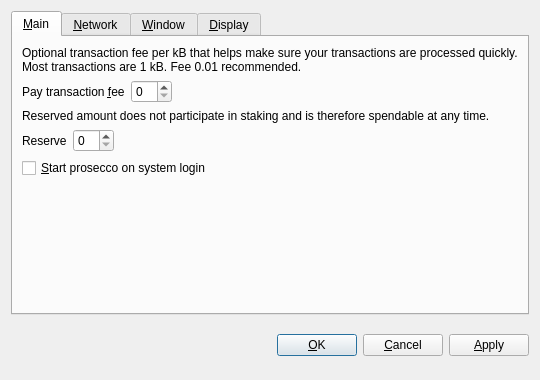
<?xml version="1.0" encoding="UTF-8"?>
<ui version="4.0">
 <class>OptionsDialog</class>
 <widget class="QDialog" name="OptionsDialog">
  <property name="geometry">
   <rect>
    <x>0</x>
    <y>0</y>
    <width>540</width>
    <height>380</height>
   </rect>
  </property>
  <property name="windowTitle">
   <string>Options</string>
  </property>
  <property name="modal">
   <bool>true</bool>
  </property>
  <layout class="QVBoxLayout" name="verticalLayout">
   <item>
    <widget class="QTabWidget" name="tabWidget">
     <property name="tabPosition">
      <enum>QTabWidget::North</enum>
     </property>
     <property name="currentIndex">
      <number>0</number>
     </property>
     <widget class="QWidget" name="tabMain">
      <attribute name="title">
       <string>&amp;Main</string>
      </attribute>
      <layout class="QVBoxLayout" name="verticalLayout_Main">
       <item>
        <widget class="QLabel" name="transactionFeeInfoLabel">
         <property name="text">
          <string>Optional transaction fee per kB that helps make sure your transactions are processed quickly. Most transactions are 1 kB. Fee 0.01 recommended.</string>
         </property>
         <property name="textFormat">
          <enum>Qt::PlainText</enum>
         </property>
         <property name="wordWrap">
          <bool>true</bool>
         </property>
        </widget>
       </item>
       <item>
        <layout class="QHBoxLayout" name="horizontalLayoutFee">
         <item>
          <widget class="QLabel" name="transactionFeeLabel">
           <property name="text">
            <string>Pay transaction &amp;fee</string>
           </property>
           <property name="textFormat">
            <enum>Qt::PlainText</enum>
           </property>
           <property name="buddy">
            <cstring>transactionFee</cstring>
           </property>
          </widget>
         </item>
         <item>
          <widget class="BitcoinAmountField" name="transactionFee"/>
         </item>
         <item>
          <spacer name="horizontalSpacerFee">
           <property name="orientation">
            <enum>Qt::Horizontal</enum>
           </property>
           <property name="sizeHint" stdset="0">
            <size>
             <width>40</width>
             <height>20</height>
            </size>
           </property>
          </spacer>
         </item>
        </layout>
       </item>
       <item>
        <widget class="QLabel" name="reserveBalanceInfoLabel">
         <property name="text">
          <string>Reserved amount does not participate in staking and is therefore spendable at any time.</string>
         </property>
         <property name="textFormat">
          <enum>Qt::PlainText</enum>
         </property>
         <property name="wordWrap">
          <bool>true</bool>
         </property>
        </widget>
       </item>
       <item>
        <layout class="QHBoxLayout" name="horizontalLayoutReserveBalance">
         <item>
          <widget class="QLabel" name="reserveBalanceLabel">
           <property name="text">
            <string>Reserve</string>
           </property>
           <property name="textFormat">
            <enum>Qt::PlainText</enum>
           </property>
           <property name="buddy">
            <cstring>reserveBalance</cstring>
           </property>
          </widget>
         </item>
         <item>
          <widget class="BitcoinAmountField" name="reserveBalance"/>
         </item>
         <item>
          <spacer name="horizontalSpacerReserveBalance">
           <property name="orientation">
            <enum>Qt::Horizontal</enum>
           </property>
           <property name="sizeHint" stdset="0">
            <size>
             <width>40</width>
             <height>20</height>
            </size>
           </property>
          </spacer>
         </item>
        </layout>
       </item>
       <item>
        <widget class="QCheckBox" name="bitcoinAtStartup">
         <property name="toolTip">
          <string>Automatically start prosecco after logging in to the system.</string>
         </property>
         <property name="text">
          <string>&amp;Start prosecco on system login</string>
         </property>
        </widget>
       </item>
       <item>
        <spacer name="verticalSpacer_Main">
         <property name="orientation">
          <enum>Qt::Vertical</enum>
         </property>
         <property name="sizeHint" stdset="0">
          <size>
           <width>20</width>
           <height>40</height>
          </size>
         </property>
        </spacer>
       </item>
      </layout>
     </widget>
     <widget class="QWidget" name="tabNetwork">
      <attribute name="title">
       <string>&amp;Network</string>
      </attribute>
      <layout class="QVBoxLayout" name="verticalLayout_Network">
       <item>
        <widget class="QCheckBox" name="mapPortUpnp">
         <property name="toolTip">
          <string>Automatically open the prosecco client port on the router. This only works when your router supports UPnP and it is enabled.</string>
         </property>
         <property name="text">
          <string>Map port using &amp;UPnP</string>
         </property>
        </widget>
       </item>
       <item>
        <widget class="QCheckBox" name="connectSocks">
         <property name="toolTip">
          <string>Connect to the prosecco network through a SOCKS proxy (e.g. when connecting through Tor).</string>
         </property>
         <property name="text">
          <string>&amp;Connect through SOCKS proxy:</string>
         </property>
        </widget>
       </item>
       <item>
        <layout class="QHBoxLayout" name="horizontalLayout_Network">
         <item>
          <widget class="QLabel" name="proxyIpLabel">
           <property name="text">
            <string>Proxy &amp;IP:</string>
           </property>
           <property name="textFormat">
            <enum>Qt::PlainText</enum>
           </property>
           <property name="buddy">
            <cstring>proxyIp</cstring>
           </property>
          </widget>
         </item>
         <item>
          <widget class="QValidatedLineEdit" name="proxyIp">
           <property name="maximumSize">
            <size>
             <width>140</width>
             <height>16777215</height>
            </size>
           </property>
           <property name="toolTip">
            <string>IP address of the proxy (e.g. 127.0.0.1)</string>
           </property>
          </widget>
         </item>
         <item>
          <widget class="QLabel" name="proxyPortLabel">
           <property name="text">
            <string>&amp;Port:</string>
           </property>
           <property name="textFormat">
            <enum>Qt::PlainText</enum>
           </property>
           <property name="buddy">
            <cstring>proxyPort</cstring>
           </property>
          </widget>
         </item>
         <item>
          <widget class="QLineEdit" name="proxyPort">
           <property name="maximumSize">
            <size>
             <width>55</width>
             <height>16777215</height>
            </size>
           </property>
           <property name="toolTip">
            <string>Port of the proxy (e.g. 9050)</string>
           </property>
          </widget>
         </item>
         <item>
          <widget class="QLabel" name="socksVersionLabel">
           <property name="text">
            <string>SOCKS &amp;Version:</string>
           </property>
           <property name="textFormat">
            <enum>Qt::PlainText</enum>
           </property>
           <property name="buddy">
            <cstring>socksVersion</cstring>
           </property>
          </widget>
         </item>
         <item>
          <widget class="QValueComboBox" name="socksVersion">
           <property name="toolTip">
            <string>SOCKS version of the proxy (e.g. 5)</string>
           </property>
          </widget>
         </item>
         <item>
          <spacer name="horizontalSpacer_Network">
           <property name="orientation">
            <enum>Qt::Horizontal</enum>
           </property>
           <property name="sizeHint" stdset="0">
            <size>
             <width>40</width>
             <height>20</height>
            </size>
           </property>
          </spacer>
         </item>
        </layout>
       </item>
       <item>
        <spacer name="verticalSpacer_Network">
         <property name="orientation">
          <enum>Qt::Vertical</enum>
         </property>
         <property name="sizeHint" stdset="0">
          <size>
           <width>20</width>
           <height>40</height>
          </size>
         </property>
        </spacer>
       </item>
      </layout>
     </widget>
     <widget class="QWidget" name="tabWindow">
      <attribute name="title">
       <string>&amp;Window</string>
      </attribute>
      <layout class="QVBoxLayout" name="verticalLayout_Window">
       <item>
        <widget class="QCheckBox" name="minimizeToTray">
         <property name="toolTip">
          <string>Show only a tray icon after minimizing the window.</string>
         </property>
         <property name="text">
          <string>&amp;Minimize to the tray instead of the taskbar</string>
         </property>
        </widget>
       </item>
       <item>
        <widget class="QCheckBox" name="minimizeOnClose">
         <property name="toolTip">
          <string>Minimize instead of exit the application when the window is closed. When this option is enabled, the application will be closed only after selecting Quit in the menu.</string>
         </property>
         <property name="text">
          <string>M&amp;inimize on close</string>
         </property>
        </widget>
       </item>
       <item>
        <spacer name="verticalSpacer_Window">
         <property name="orientation">
          <enum>Qt::Vertical</enum>
         </property>
         <property name="sizeHint" stdset="0">
          <size>
           <width>20</width>
           <height>40</height>
          </size>
         </property>
        </spacer>
       </item>
      </layout>
     </widget>
     <widget class="QWidget" name="tabDisplay">
      <attribute name="title">
       <string>&amp;Display</string>
      </attribute>
      <layout class="QVBoxLayout" name="verticalLayout_Display">
       <item>
        <layout class="QHBoxLayout" name="horizontalLayout_1_Display">
         <item>
          <widget class="QLabel" name="langLabel">
           <property name="text">
            <string>User Interface &amp;language:</string>
           </property>
           <property name="textFormat">
            <enum>Qt::PlainText</enum>
           </property>
           <property name="buddy">
            <cstring>lang</cstring>
           </property>
          </widget>
         </item>
         <item>
          <widget class="QValueComboBox" name="lang">
           <property name="toolTip">
            <string>The user interface language can be set here. This setting will take effect after restarting prosecco.</string>
           </property>
          </widget>
         </item>
        </layout>
       </item>
       <item>
        <layout class="QHBoxLayout" name="horizontalLayout_2_Display">
         <item>
          <widget class="QLabel" name="unitLabel">
           <property name="text">
            <string>&amp;Unit to show amounts in:</string>
           </property>
           <property name="textFormat">
            <enum>Qt::PlainText</enum>
           </property>
           <property name="buddy">
            <cstring>unit</cstring>
           </property>
          </widget>
         </item>
         <item>
          <widget class="QValueComboBox" name="unit">
           <property name="toolTip">
            <string>Choose the default subdivision unit to show in the interface and when sending coins.</string>
           </property>
          </widget>
         </item>
        </layout>
       </item>
       <item>
        <widget class="QCheckBox" name="displayAddresses">
         <property name="toolTip">
          <string>Whether to show prosecco addresses in the transaction list or not.</string>
         </property>
         <property name="text">
          <string>&amp;Display addresses in transaction list</string>
         </property>
        </widget>
       </item>
       <item>
        <widget class="QCheckBox" name="coinControlFeatures">
         <property name="toolTip">
          <string>Whether to show coin control features or not.</string>
         </property>
         <property name="text">
          <string>Display coin &amp;control features (experts only!)</string>
         </property>
        </widget>
       </item>
       <item>
        <spacer name="verticalSpacer_Display">
         <property name="orientation">
          <enum>Qt::Vertical</enum>
         </property>
         <property name="sizeHint" stdset="0">
          <size>
           <width>20</width>
           <height>40</height>
          </size>
         </property>
        </spacer>
       </item>
      </layout>
     </widget>
    </widget>
   </item>
   <item>
    <layout class="QHBoxLayout" name="horizontalLayout_Buttons">
     <item>
      <spacer name="horizontalSpacer_1">
       <property name="orientation">
        <enum>Qt::Horizontal</enum>
       </property>
       <property name="sizeHint" stdset="0">
        <size>
         <width>40</width>
         <height>48</height>
        </size>
       </property>
      </spacer>
     </item>
     <item>
      <widget class="QLabel" name="statusLabel">
       <property name="font">
        <font>
         <weight>75</weight>
         <bold>true</bold>
        </font>
       </property>
       <property name="text">
        <string/>
       </property>
       <property name="textFormat">
        <enum>Qt::PlainText</enum>
       </property>
       <property name="wordWrap">
        <bool>true</bool>
       </property>
      </widget>
     </item>
     <item>
      <spacer name="horizontalSpacer_2">
       <property name="orientation">
        <enum>Qt::Horizontal</enum>
       </property>
       <property name="sizeHint" stdset="0">
        <size>
         <width>40</width>
         <height>48</height>
        </size>
       </property>
      </spacer>
     </item>
     <item>
      <widget class="QPushButton" name="okButton">
       <property name="text">
        <string>&amp;OK</string>
       </property>
      </widget>
     </item>
     <item>
      <widget class="QPushButton" name="cancelButton">
       <property name="text">
        <string>&amp;Cancel</string>
       </property>
       <property name="autoDefault">
        <bool>false</bool>
       </property>
      </widget>
     </item>
     <item>
      <widget class="QPushButton" name="applyButton">
       <property name="text">
        <string>&amp;Apply</string>
       </property>
       <property name="autoDefault">
        <bool>false</bool>
       </property>
      </widget>
     </item>
    </layout>
   </item>
  </layout>
 </widget>
 <customwidgets>
  <customwidget>
   <class>BitcoinAmountField</class>
   <extends>QSpinBox</extends>
   <header>bitcoinamountfield.h</header>
  </customwidget>
  <customwidget>
   <class>QValueComboBox</class>
   <extends>QComboBox</extends>
   <header>qvaluecombobox.h</header>
  </customwidget>
  <customwidget>
   <class>QValidatedLineEdit</class>
   <extends>QLineEdit</extends>
   <header>qvalidatedlineedit.h</header>
  </customwidget>
 </customwidgets>
 <resources/>
 <connections/>
</ui>
